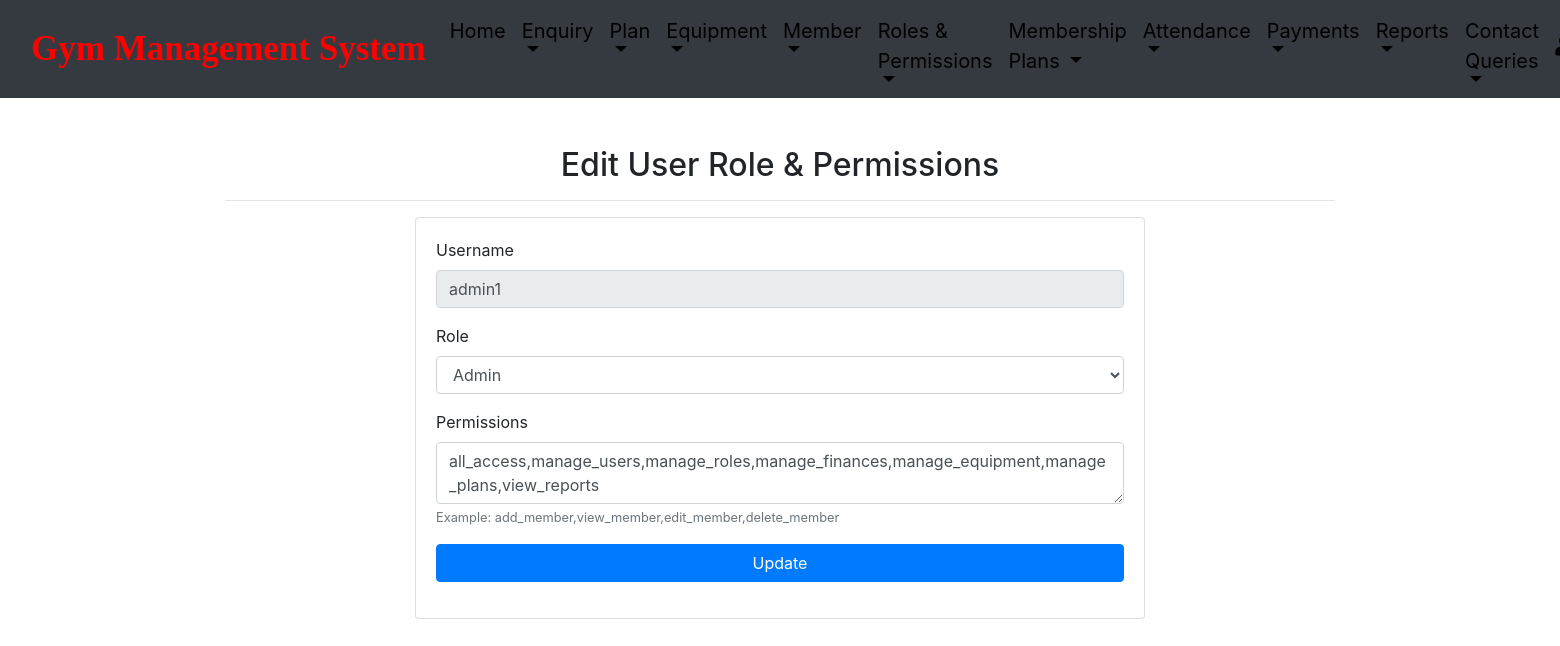
/edit_UserRole/1 (signed in), run on the app's committed database.
### gym/models.py (models this page shows, shortened)
class UserRole(models.Model):
    user = models.OneToOneField(User, on_delete=models.CASCADE)
    ROLE_CHOICES = (
        ('admin', 'Admin'),
        ('manager', 'Manager'),
        ('trainer', 'Trainer'),
        ('receptionist', 'Receptionist'),
    )
    role = models.CharField(max_length=20, choices=ROLE_CHOICES, default='admin')
    permissions = models.TextField(null=True, blank=True, help_text="Comma-separated list of permissions")
    created_at = models.DateTimeField(auto_now_add=True)

### gym/views.py (the view, shortened to what this page needs)
# urls.py: path('edit_UserRole/<int:pid>', edit_UserRole, name='edit_UserRole'),
def edit_UserRole(request, pid):
    if not request.user.is_authenticated:
        return redirect('admin_login')
    error = ""
    user_role = UserRole.objects.get(id=pid)
    return render(request, 'edit_UserRole.html', locals())

### gym/templates/edit_UserRole.html (shortened to what this page needs)
{% include 'admin_nav.html' %}
{% load static %}
<head>
</head>
<div class="container mt-5">
    <h2 class="text-center">Edit User Role & Permissions</h2>
    <hr>
    <div class="row">
        <div class="col-sm-2"></div>
        <div class="col-sm-8">
            <div class="card">
                <div class="card-body">
                    <form method="post">
                        <div class="form-group">
                            <label>Username</label>
                            <input type="text" class="form-control" value="{{ user_role.user.username }}" readonly>
                        </div>
                        <div class="form-group">
                            <label>Role</label>
                            <select name="role" class="form-control" required>
                                <option value="admin" {% if user_role.role == 'admin' %}selected{% endif %}>Admin</option>
                            </select>
                        </div>
                        <div class="form-group">
                            <label>Permissions</label>
                            <textarea class="form-control" name="permissions" placeholder="Enter comma-separated permissions">{{ user_role.permissions }}</textarea>
                            <small class="form-text text-muted">Example: add_member,view_member,edit_member,delete_member</small>
                        </div>
                        <input type="submit" value="Update" class="btn btn-primary btn-block">
                    </form>
                </div>
            </div>
        </div>
        <div class="col-sm-2"></div>
    </div>
</div>

### data on the page
UserRole: user.username "admin1", role "Admin", permissions "all_access,manage_users,manage_roles,manage_finances,manage_equipment,manage_plans,view_reports"
